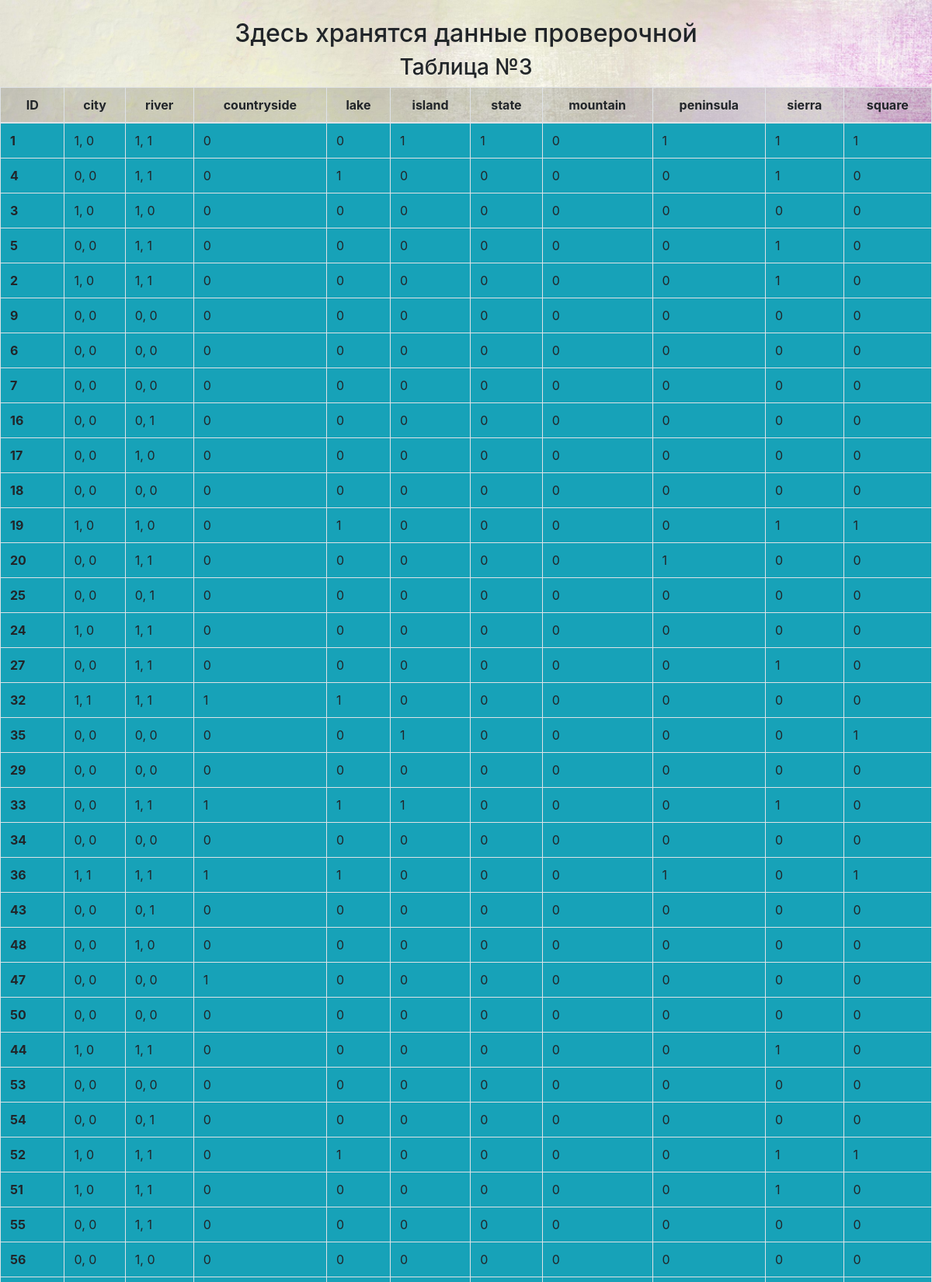
Screenshot of /stats3 (upper part) with the database file from the repository.
### tables this page shows
CREATE TABLE db2 (
                                    id integer REFERENCES db0(id) ON DELETE CASCADE ON UPDATE NO ACTION,
                                    city text NOT NULL,
                                    river text NOT NULL,
                                    countryside text NOT NULL,
                                    lake text NOT NULL,
                                    island text NOT NULL,
                                    state text NOT NULL,
                                    mountain text NOT NULL,
                                    peninsula text NOT NULL,
                                    sierra text NOT NULL,
                                    square text NOT NULL
                                    );

### q.py (the view)
@app.route('/stats3')
def stats3():
    conn = create_connection(DATABASE)
    cur = conn.cursor()
    cur.execute("SELECT * FROM db2")
    rows2 = list(cur.fetchall())
    conn.commit()
    return render_template('stats3.html', rows2 = rows2)

### q.py (called while the page is built)
def create_connection(db_file):
    try:
        conn = sqlite3.connect(db_file)
        return conn
    except Error as e:
        print(e)
    return None

### templates/stats3.html (shortened to what this page needs)
﻿<!DOCTYPE html>
<html lang="en">
<head>
<link rel="stylesheet" href="https://maxcdn.bootstrapcdn.com/bootstrap/4.0.0-beta.2/css/bootstrap.min.css">
</head>
<body>
<br>
<div align="center"><h2>Здесь хранятся данные проверочной</h2></div>
<table class="table table-bordered">
<DD align="center"><h3>Таблица №3</h3></DD>
<thead align="center">
<tr class="table-active">
	<th class="active">ID</th>
	<th>city</th>
	<th>river</th>
	<th>countryside</th>
	<th>lake</th>
	<th>island</th>
	<th>state</th>
	<th>mountain</th>
	<th>peninsula</th>
	<th>sierra</th>
	<th>square</th>
</tr>
</thead>
{% for i in range(rows2 | length) %}
	<tr class="bg-info">
		<th>{{rows2[i][0]}}</th>
		<td>{{rows2[i][1]}}</td>
		<td>{{rows2[i][2]}}</td>
		<td>{{rows2[i][3]}}</td>
		<td>{{rows2[i][4]}}</td>
		<td>{{rows2[i][5]}}</td>
		<td>{{rows2[i][6]}}</td>
		<td>{{rows2[i][7]}}</td>
		<td>{{rows2[i][8]}}</td>
		<td>{{rows2[i][9]}}</td>
		<td>{{rows2[i][10]}}</td>
	</tr>
{% endfor %}
</table>
</body>
</html>

### templates/stats3.html (style rules this page uses)
body { background-image: url(static/new.jpg); background-size: cover; background-color: #3670bd; }

### rows the page displays
db2: id "1", city "1, 0", river "1, 1", countryside "0", lake "0", island "1", state "1", mountain "0", peninsula "1", sierra "1", square "1"
db2: id "4", city "0, 0", river "1, 1", countryside "0", lake "1", island "0", state "0", mountain "0", peninsula "0", sierra "1", square "0"
db2: id "3", city "1, 0", river "1, 0", countryside "0", lake "0", island "0", state "0", mountain "0", peninsula "0", sierra "0", square "0"
db2: id "5", city "0, 0", river "1, 1", countryside "0", lake "0", island "0", state "0", mountain "0", peninsula "0", sierra "1", square "0"
db2: id "2", city "1, 0", river "1, 1", countryside "0", lake "0", island "0", state "0", mountain "0", peninsula "0", sierra "1", square "0"
db2: id "9", city "0, 0", river "0, 0", countryside "0", lake "0", island "0", state "0", mountain "0", peninsula "0", sierra "0", square "0"
db2: id "6", city "0, 0", river "0, 0", countryside "0", lake "0", island "0", state "0", mountain "0", peninsula "0", sierra "0", square "0"
db2: id "7", city "0, 0", river "0, 0", countryside "0", lake "0", island "0", state "0", mountain "0", peninsula "0", sierra "0", square "0"
db2: id "16", city "0, 0", river "0, 1", countryside "0", lake "0", island "0", state "0", mountain "0", peninsula "0", sierra "0", square "0"
db2: id "17", city "0, 0", river "1, 0", countryside "0", lake "0", island "0", state "0", mountain "0", peninsula "0", sierra "0", square "0"
db2: id "18", city "0, 0", river "0, 0", countryside "0", lake "0", island "0", state "0", mountain "0", peninsula "0", sierra "0", square "0"
db2: id "19", city "1, 0", river "1, 0", countryside "0", lake "1", island "0", state "0", mountain "0", peninsula "0", sierra "1", square "1"
db2: id "20", city "0, 0", river "1, 1", countryside "0", lake "0", island "0", state "0", mountain "0", peninsula "1", sierra "0", square "0"
db2: id "25", city "0, 0", river "0, 1", countryside "0", lake "0", island "0", state "0", mountain "0", peninsula "0", sierra "0", square "0"
db2: id "24", city "1, 0", river "1, 1", countryside "0", lake "0", island "0", state "0", mountain "0", peninsula "0", sierra "0", square "0"
db2: id "27", city "0, 0", river "1, 1", countryside "0", lake "0", island "0", state "0", mountain "0", peninsula "0", sierra "1", square "0"
db2: id "32", city "1, 1", river "1, 1", countryside "1", lake "1", island "0", state "0", mountain "0", peninsula "0", sierra "0", square "0"
db2: id "35", city "0, 0", river "0, 0", countryside "0", lake "0", island "1", state "0", mountain "0", peninsula "0", sierra "0", square "1"
db2: id "29", city "0, 0", river "0, 0", countryside "0", lake "0", island "0", state "0", mountain "0", peninsula "0", sierra "0", square "0"
db2: id "33", city "0, 0", river "1, 1", countryside "1", lake "1", island "1", state "0", mountain "0", peninsula "0", sierra "1", square "0"
db2: id "34", city "0, 0", river "0, 0", countryside "0", lake "0", island "0", state "0", mountain "0", peninsula "0", sierra "0", square "0"
db2: id "36", city "1, 1", river "1, 1", countryside "1", lake "1", island "0", state "0", mountain "0", peninsula "1", sierra "0", square "1"
db2: id "43", city "0, 0", river "0, 1", countryside "0", lake "0", island "0", state "0", mountain "0", peninsula "0", sierra "0", square "0"
db2: id "48", city "0, 0", river "1, 0", countryside "0", lake "0", island "0", state "0", mountain "0", peninsula "0", sierra "0", square "0"
db2: id "47", city "0, 0", river "0, 0", countryside "1", lake "0", island "0", state "0", mountain "0", peninsula "0", sierra "0", square "0"
db2: id "50", city "0, 0", river "0, 0", countryside "0", lake "0", island "0", state "0", mountain "0", peninsula "0", sierra "0", square "0"
db2: id "44", city "1, 0", river "1, 1", countryside "0", lake "0", island "0", state "0", mountain "0", peninsula "0", sierra "1", square "0"
db2: id "53", city "0, 0", river "0, 0", countryside "0", lake "0", island "0", state "0", mountain "0", peninsula "0", sierra "0", square "0"
db2: id "54", city "0, 0", river "0, 1", countryside "0", lake "0", island "0", state "0", mountain "0", peninsula "0", sierra "0", square "0"
db2: id "52", city "1, 0", river "1, 1", countryside "0", lake "1", island "0", state "0", mountain "0", peninsula "0", sierra "1", square "1"
db2: id "51", city "1, 0", river "1, 1", countryside "0", lake "0", island "0", state "0", mountain "0", peninsula "0", sierra "1", square "0"
db2: id "55", city "0, 0", river "1, 1", countryside "0", lake "0", island "0", state "0", mountain "0", peninsula "0", sierra "0", square "0"
db2: id "56", city "0, 0", river "1, 0", countryside "0", lake "0", island "0", state "0", mountain "0", peninsula "0", sierra "0", square "0"
